Frame 1 (no input): blank canvas, image omitted
Frame 60 (no input): blank canvas, image omitted
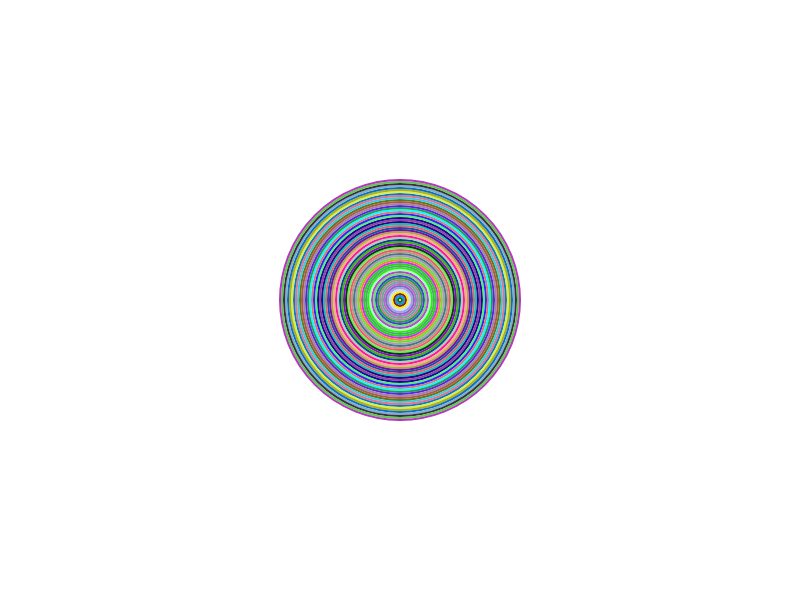
Frame 120 (the mouse pressed at the canvas centre since frame 60)

The p5.js sketch whose frames 1 and 60 were blank and that drew this single picture after the mouse press (run headless with seeded random() and noise() and a simulated clock; from frame 60 on, the mouse is pressed at the canvas centre):

// p5.js sketch
// ── sketch.js
let waves = [];

function setup() {
  createCanvas(800, 600);
}

function draw() {
  background(255);
  
  // Agrega una nueva onda en la posición del mouse
  if (mouseIsPressed) {
    waves.push(new Wave(mouseX, mouseY));
  }

  // Dibuja y actualiza las ondas
  for (let i = waves.length - 1; i >= 0; i--) {
    waves[i].update();
    waves[i].display();

    // Eliminar ondas viejas
    if (waves[i].isFinished()) {
      waves.splice(i, 1);
    }
  }
}

// Clase para las ondas
class Wave {
  constructor(x, y) {
    this.x = x;
    this.y = y;
    this.radius = 0;
    this.maxRadius = 200;
    this.speed = 2;
    this.color = color(random(255), random(255), random(255));
  }

  update() {
    this.radius += this.speed; // Aumenta el radio de la onda
  }

  display() {
    noFill();
    stroke(this.color);
    strokeWeight(2);
    ellipse(this.x, this.y, this.radius * 2); // Dibuja la onda
  }

  isFinished() {
    return this.radius > this.maxRadius; // Comprueba si la onda ha terminado
  }
}
